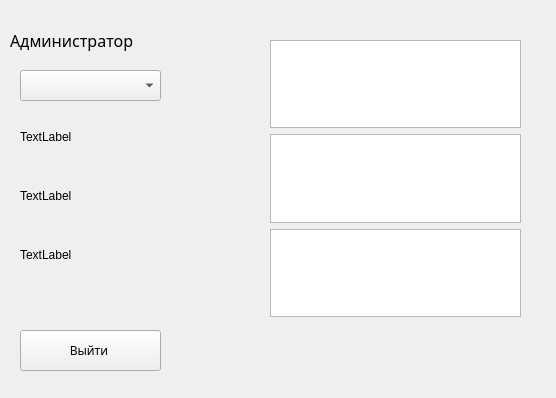
<?xml version="1.0" encoding="UTF-8"?>
<ui version="4.0">
 <class>Form</class>
 <widget class="QWidget" name="Form">
  <property name="geometry">
   <rect>
    <x>0</x>
    <y>0</y>
    <width>556</width>
    <height>398</height>
   </rect>
  </property>
  <property name="windowTitle">
   <string>Form</string>
  </property>
  <widget class="QStackedWidget" name="stackedWidget">
   <property name="geometry">
    <rect>
     <x>10</x>
     <y>20</y>
     <width>531</width>
     <height>361</height>
    </rect>
   </property>
   <property name="currentIndex">
    <number>2</number>
   </property>
   <widget class="QWidget" name="page">
    <widget class="QLabel" name="label">
     <property name="geometry">
      <rect>
       <x>0</x>
       <y>0</y>
       <width>91</width>
       <height>31</height>
      </rect>
     </property>
     <property name="font">
      <font>
       <family>Sitka Small</family>
       <pointsize>12</pointsize>
      </font>
     </property>
     <property name="text">
      <string>Кассир</string>
     </property>
    </widget>
    <widget class="QComboBox" name="status">
     <property name="geometry">
      <rect>
       <x>0</x>
       <y>40</y>
       <width>141</width>
       <height>31</height>
      </rect>
     </property>
    </widget>
    <widget class="QWidget" name="verticalLayoutWidget">
     <property name="geometry">
      <rect>
       <x>0</x>
       <y>90</y>
       <width>191</width>
       <height>171</height>
      </rect>
     </property>
     <layout class="QVBoxLayout" name="verticalLayout">
      <item>
       <widget class="QLabel" name="NAME">
        <property name="text">
         <string>TextLabel</string>
        </property>
       </widget>
      </item>
      <item>
       <widget class="QLabel" name="NUMBER">
        <property name="text">
         <string>TextLabel</string>
        </property>
       </widget>
      </item>
      <item>
       <widget class="QLabel" name="EMAIL">
        <property name="text">
         <string>TextLabel</string>
        </property>
       </widget>
      </item>
     </layout>
    </widget>
    <widget class="QWidget" name="verticalLayoutWidget_2">
     <property name="geometry">
      <rect>
       <x>250</x>
       <y>20</y>
       <width>251</width>
       <height>277</height>
      </rect>
     </property>
     <layout class="QVBoxLayout" name="verticalLayout_2">
      <item>
       <widget class="QTableWidget" name="accounts"/>
      </item>
      <item>
       <widget class="QTableWidget" name="cards"/>
      </item>
      <item>
       <widget class="QTableWidget" name="activitie_log"/>
      </item>
     </layout>
    </widget>
    <widget class="QPushButton" name="pushButton">
     <property name="geometry">
      <rect>
       <x>10</x>
       <y>300</y>
       <width>141</width>
       <height>41</height>
      </rect>
     </property>
     <property name="font">
      <font>
       <family>Sitka Small</family>
       <pointsize>9</pointsize>
      </font>
     </property>
     <property name="text">
      <string>Выйти </string>
     </property>
    </widget>
   </widget>
   <widget class="QWidget" name="page_2">
    <widget class="QLabel" name="label_2">
     <property name="geometry">
      <rect>
       <x>0</x>
       <y>0</y>
       <width>121</width>
       <height>41</height>
      </rect>
     </property>
     <property name="font">
      <font>
       <family>Sitka Small</family>
       <pointsize>12</pointsize>
      </font>
     </property>
     <property name="text">
      <string>Менеджер</string>
     </property>
    </widget>
    <widget class="QWidget" name="verticalLayoutWidget_3">
     <property name="geometry">
      <rect>
       <x>0</x>
       <y>90</y>
       <width>191</width>
       <height>171</height>
      </rect>
     </property>
     <layout class="QVBoxLayout" name="verticalLayout_3">
      <item>
       <widget class="QLabel" name="NAME_2">
        <property name="text">
         <string>TextLabel</string>
        </property>
       </widget>
      </item>
      <item>
       <widget class="QLabel" name="NUMBER_2">
        <property name="text">
         <string>TextLabel</string>
        </property>
       </widget>
      </item>
      <item>
       <widget class="QLabel" name="EMAIL_2">
        <property name="text">
         <string>TextLabel</string>
        </property>
       </widget>
      </item>
     </layout>
    </widget>
    <widget class="QComboBox" name="status_2">
     <property name="geometry">
      <rect>
       <x>0</x>
       <y>50</y>
       <width>141</width>
       <height>31</height>
      </rect>
     </property>
    </widget>
    <widget class="QWidget" name="verticalLayoutWidget_4">
     <property name="geometry">
      <rect>
       <x>250</x>
       <y>20</y>
       <width>251</width>
       <height>277</height>
      </rect>
     </property>
     <layout class="QVBoxLayout" name="verticalLayout_4">
      <item>
       <widget class="QTableWidget" name="accounts_2"/>
      </item>
      <item>
       <widget class="QTableWidget" name="cards_2"/>
      </item>
      <item>
       <widget class="QTableWidget" name="activitie_log_2"/>
      </item>
     </layout>
    </widget>
    <widget class="QPushButton" name="pushButton_2">
     <property name="geometry">
      <rect>
       <x>10</x>
       <y>300</y>
       <width>141</width>
       <height>41</height>
      </rect>
     </property>
     <property name="font">
      <font>
       <family>Sitka Small</family>
       <pointsize>9</pointsize>
      </font>
     </property>
     <property name="text">
      <string>Выйти </string>
     </property>
    </widget>
   </widget>
   <widget class="QWidget" name="page_3">
    <widget class="QLabel" name="label_3">
     <property name="geometry">
      <rect>
       <x>0</x>
       <y>0</y>
       <width>191</width>
       <height>41</height>
      </rect>
     </property>
     <property name="font">
      <font>
       <family>Sitka Small</family>
       <pointsize>12</pointsize>
      </font>
     </property>
     <property name="text">
      <string>Администратор</string>
     </property>
    </widget>
    <widget class="QComboBox" name="status_3">
     <property name="geometry">
      <rect>
       <x>10</x>
       <y>50</y>
       <width>141</width>
       <height>31</height>
      </rect>
     </property>
    </widget>
    <widget class="QWidget" name="verticalLayoutWidget_5">
     <property name="geometry">
      <rect>
       <x>10</x>
       <y>90</y>
       <width>191</width>
       <height>171</height>
      </rect>
     </property>
     <layout class="QVBoxLayout" name="verticalLayout_5">
      <item>
       <widget class="QLabel" name="NAME_3">
        <property name="text">
         <string>TextLabel</string>
        </property>
       </widget>
      </item>
      <item>
       <widget class="QLabel" name="NUMBER_3">
        <property name="text">
         <string>TextLabel</string>
        </property>
       </widget>
      </item>
      <item>
       <widget class="QLabel" name="EMAIL_3">
        <property name="text">
         <string>TextLabel</string>
        </property>
       </widget>
      </item>
     </layout>
    </widget>
    <widget class="QPushButton" name="pushButton_3">
     <property name="geometry">
      <rect>
       <x>10</x>
       <y>310</y>
       <width>141</width>
       <height>41</height>
      </rect>
     </property>
     <property name="font">
      <font>
       <family>Sitka Small</family>
       <pointsize>9</pointsize>
      </font>
     </property>
     <property name="text">
      <string>Выйти </string>
     </property>
    </widget>
    <widget class="QWidget" name="verticalLayoutWidget_6">
     <property name="geometry">
      <rect>
       <x>260</x>
       <y>20</y>
       <width>251</width>
       <height>277</height>
      </rect>
     </property>
     <layout class="QVBoxLayout" name="verticalLayout_6">
      <item>
       <widget class="QTableWidget" name="accounts_3"/>
      </item>
      <item>
       <widget class="QTableWidget" name="cards_3"/>
      </item>
      <item>
       <widget class="QTableWidget" name="activitie_log_3"/>
      </item>
     </layout>
    </widget>
   </widget>
  </widget>
 </widget>
 <resources/>
 <connections/>
</ui>
